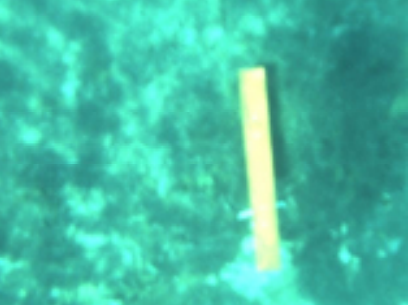
//> input picture guide.png, 414 x 305 px
$ ./skeletonIMG   (built with g++ and OpenCV 4)
//> lines starting //> are read from the running program, lines starting //| are printed output that depends on the picture; after the words box and inside, x2 and y2 are one past the last pixel; in counts of white or black regions, pixels touching at a corner belong together
#include "opencv2/highgui/highgui.hpp"
#include "opencv2/imgproc/imgproc.hpp"
#include <opencv2/opencv.hpp>
#include <iostream>
#include <stdio.h>
#include <stdlib.h>

using namespace std;
using namespace cv;


int
main(int, char**)
{
    namedWindow( "fg", CV_WINDOW_AUTOSIZE );


    Mat img;

	img = imread("guide.png", 0);
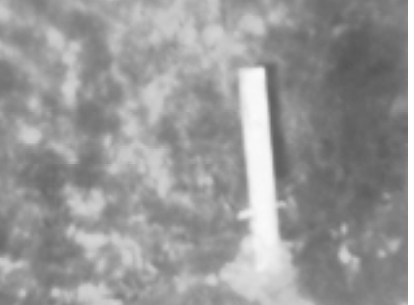
//> img: 305 rows x 414 cols, CV_8UC1; min 86, max 255, mean 152.5

	cv::threshold(img, img, 127, 255, cv::THRESH_BINARY);
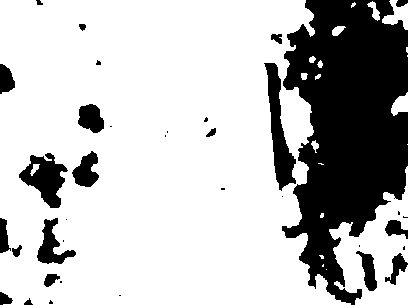
//> img: 305 rows x 414 cols, CV_8UC1; 74.9% white; 36 black regions (16 under 20 px), largest, box (x1, y1, x2, y2) and area: (282, 0, 408, 305) 24532, (264, 63, 296, 191) 1670, (19, 153, 68, 208) 1383
	cv::Canny(img,img, 10, 80, 3);
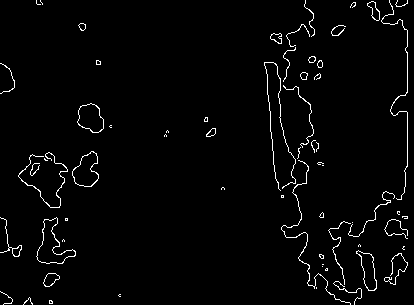
//> img: 305 rows x 414 cols, CV_8UC1; 2.4% white in thin lines or dots


	cv::Mat skel(img.size(), CV_8UC1, cv::Scalar(0));
	cv::Mat temp(img.size(), CV_8UC1);


	cv::Mat element = cv::getStructuringElement(cv::MORPH_CROSS, cv::Size(3, 3));

	bool done;
	do
	{
	  cv::morphologyEx(img, temp, cv::MORPH_OPEN, element);
	  cv::bitwise_not(temp, temp);
	  cv::bitwise_and(img, temp, temp);
	  cv::bitwise_or(skel, temp, skel);
	  cv::erode(img, img, element);

	  double max;
	  cv::minMaxLoc(img, 0, &max);
	  done = (max == 0);
	} while (!done);
//> this loop made 1 pass
//> (max, done) on pass 1: (0, true)


	imshow( "fg", skel);
	cv::waitKey(0);


    return 0;
}
